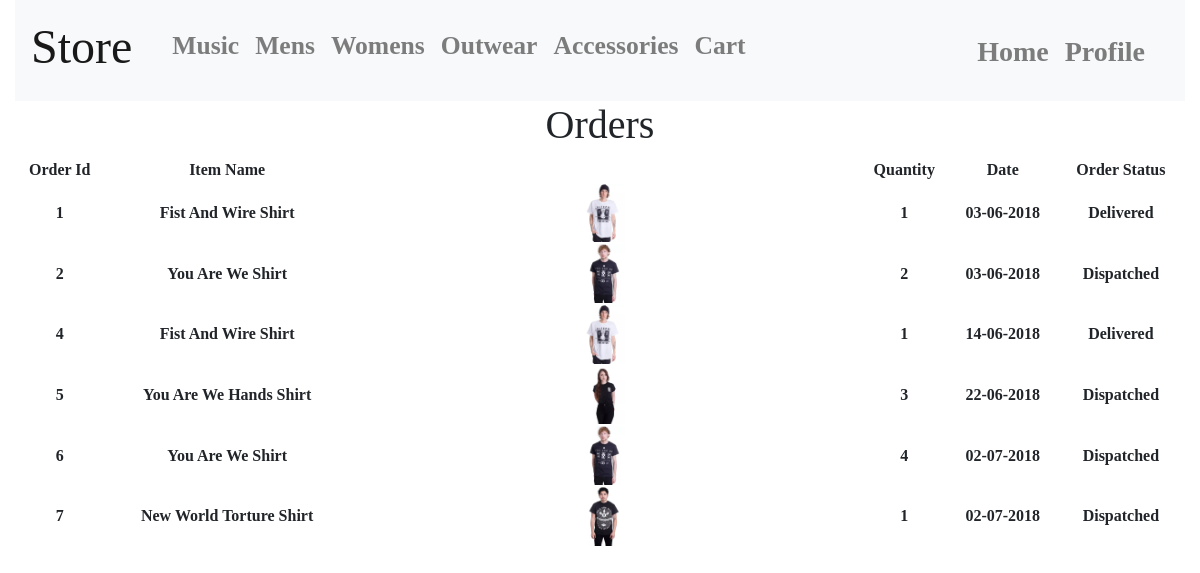
/store/orders (signed in), run on the app's committed database.
### app/models.py (models this page shows, shortened)
class User(UserMixin, db.Model):
    id = db.Column(db.Integer, primary_key=True)
    username = db.Column(db.String(64), index=True, unique=True)
    email = db.Column(db.String(120), index=True, unique=True)
    password_hash = db.Column(db.String(128))
    name = db.Column(db.String(40), index=True)
    address1 = db.Column(db.String(40), index=True)
    address2 = db.Column(db.String(40), index=True)
    towncity = db.Column(db.String(40), index=True)
    postcode = db.Column(db.String(40), index=True)
    accesslevel = db.Column(db.Integer, index=True)
    card = db.Column(db.String)

class orders(db.Model):
    order_id = db.Column(db.Integer, primary_key=True)
    userid = db.Column(db.Integer)
    item_id = db.Column(db.Integer)
    item_quant = db.Column(db.Integer)
    order_status = db.Column(db.String(40))
    date = db.Column(db.String)
    price = db.Column(db.Integer)
    card = db.Column(db.String)

class Store(db.Model):
    id = db.Column(db.Integer, primary_key=True)
    name = db.Column(db.String(40))
    image = db.Column(db.String(40))
    cat = db.Column(db.String(40))
    price = db.Column(db.Float)
    sale = db.Column(db.Integer)
    back_image = db.Column(db.String)
    cost = db.Column(db.Float)

### app/routes.py (the view)
@app.route("/store/orders")
@login_required
def the_orders():
    return render_template("user/orders.html", title="Store-", store=Store.query.all(), orders=orders.query.all(), user=User.query.all())

### app/models.py (called while the page is built)
@login.user_loader
def load_user(the_id):
    return User.query.get(int(the_id))

### app/templates/user/orders.html (shortened to what this page needs)
{% extends "store/layout_store.html" %}
{% block body %}
<div class="text-center" style="font-family: Rockwell">
<h1>Orders</h1>
{% for user in user %}
    {% if user.id == current_user.id %}
        <table id="tblProduct", width="100%">
        <tr>
            <th>Order Id</th>
            <th>Item Name</th>
            <th> </th>
            <th>Quantity</th>
            <th>Date</th>
            <th>Order Status</th>
        </tr>
        {% for j in orders %}
            {% if j.userid == current_user.id %}
                {% for k in store %}
                    {% if k.id == j.item_id %}
                        <tr>
                            <th>{{ j.order_id }}</th>
                            <th>{{ k.name }}</th>
                            <th> <img src="{{ url_for("static", filename=k.image) }}" style="width: 8%"> </th>
                            <th>{{ j.item_quant }}</th>
                            <th>{{ j.date }}</th>
                            <th>{{ j.order_status }}</th>
                        </tr>
                        {% endif %}
                    {% endfor %}
                {% endif %}
        {% endfor %}
    {% endif %}
{% endfor %}
    </table>
</div>
{% endblock %}

### data on the page
orders: order_id "1", item_quant "1", date "03-06-2018", order_status "Delivered"
Store: name "Fist And Wire Shirt", image (picture)
orders: order_id "2", item_quant "2", date "03-06-2018", order_status "Dispatched"
Store: name "You Are We Shirt", image (picture)
orders: order_id "4", item_quant "1", date "14-06-2018", order_status "Delivered"
orders: order_id "5", item_quant "3", date "22-06-2018", order_status "Dispatched"
Store: name "You Are We Hands Shirt", image (picture)
orders: order_id "6", item_quant "4", date "02-07-2018", order_status "Dispatched"
orders: order_id "7", item_quant "1", date "02-07-2018", order_status "Dispatched"
Store: name "New World Torture Shirt", image (picture)
